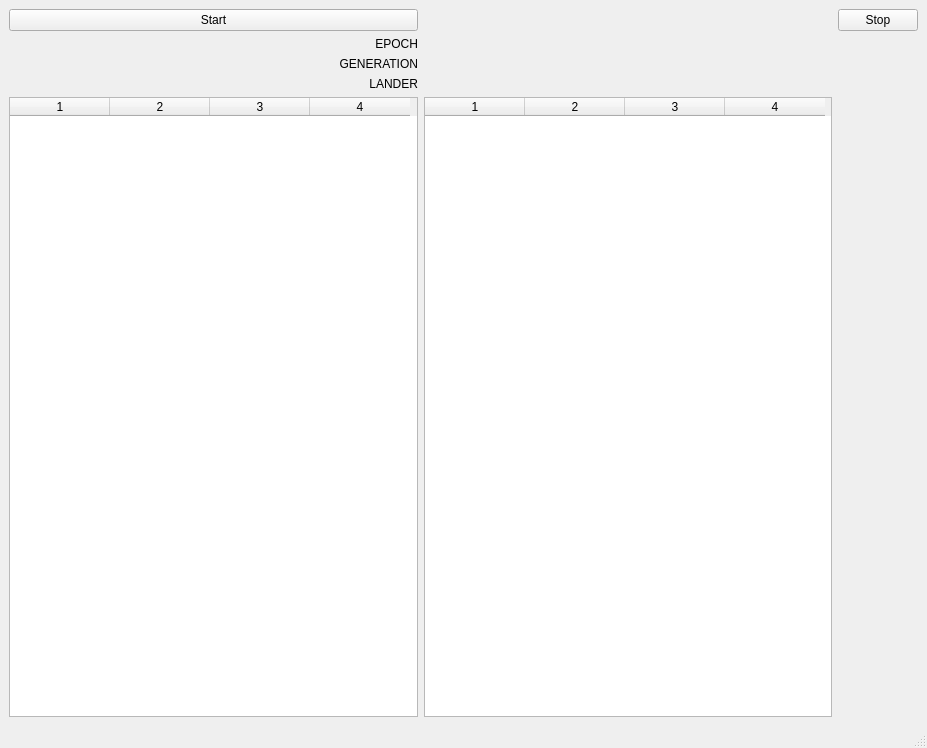
<?xml version="1.0" encoding="UTF-8"?>
<ui version="4.0">
 <class>MainWindow</class>
 <widget class="QMainWindow" name="MainWindow">
  <property name="geometry">
   <rect>
    <x>0</x>
    <y>0</y>
    <width>927</width>
    <height>748</height>
   </rect>
  </property>
  <property name="windowTitle">
   <string>MainWindow</string>
  </property>
  <widget class="QWidget" name="centralwidget">
   <layout class="QGridLayout" name="gridLayout">
    <item row="0" column="0">
     <widget class="QPushButton" name="startButton">
      <property name="text">
       <string>Start</string>
      </property>
      <property name="autoDefault">
       <bool>false</bool>
      </property>
     </widget>
    </item>
    <item row="0" column="2">
     <widget class="QPushButton" name="stopButton">
      <property name="text">
       <string>Stop</string>
      </property>
     </widget>
    </item>
    <item row="1" column="0">
     <widget class="QLabel" name="label_2">
      <property name="text">
       <string>EPOCH</string>
      </property>
      <property name="alignment">
       <set>Qt::AlignRight|Qt::AlignTrailing|Qt::AlignVCenter</set>
      </property>
     </widget>
    </item>
    <item row="1" column="2">
     <widget class="QLabel" name="epochNumLabel">
      <property name="text">
       <string/>
      </property>
     </widget>
    </item>
    <item row="2" column="0">
     <widget class="QLabel" name="label_3">
      <property name="text">
       <string>GENERATION</string>
      </property>
      <property name="alignment">
       <set>Qt::AlignRight|Qt::AlignTrailing|Qt::AlignVCenter</set>
      </property>
     </widget>
    </item>
    <item row="2" column="2">
     <widget class="QLabel" name="generationNumLabel">
      <property name="text">
       <string/>
      </property>
     </widget>
    </item>
    <item row="3" column="0">
     <widget class="QLabel" name="label">
      <property name="text">
       <string>LANDER</string>
      </property>
      <property name="alignment">
       <set>Qt::AlignRight|Qt::AlignTrailing|Qt::AlignVCenter</set>
      </property>
     </widget>
    </item>
    <item row="3" column="2">
     <widget class="QLabel" name="landerNumLabel">
      <property name="text">
       <string/>
      </property>
     </widget>
    </item>
    <item row="4" column="0">
     <widget class="QTableWidget" name="tableEpochWidget">
      <property name="columnCount">
       <number>4</number>
      </property>
      <column/>
      <column/>
      <column/>
      <column/>
     </widget>
    </item>
    <item row="4" column="1">
     <widget class="QTableWidget" name="tableGenerationWidget">
      <property name="columnCount">
       <number>4</number>
      </property>
      <column/>
      <column/>
      <column/>
      <column/>
     </widget>
    </item>
   </layout>
  </widget>
  <widget class="QMenuBar" name="menubar">
   <property name="geometry">
    <rect>
     <x>0</x>
     <y>0</y>
     <width>927</width>
     <height>22</height>
    </rect>
   </property>
  </widget>
  <widget class="QStatusBar" name="statusbar"/>
 </widget>
 <resources/>
 <connections/>
</ui>
